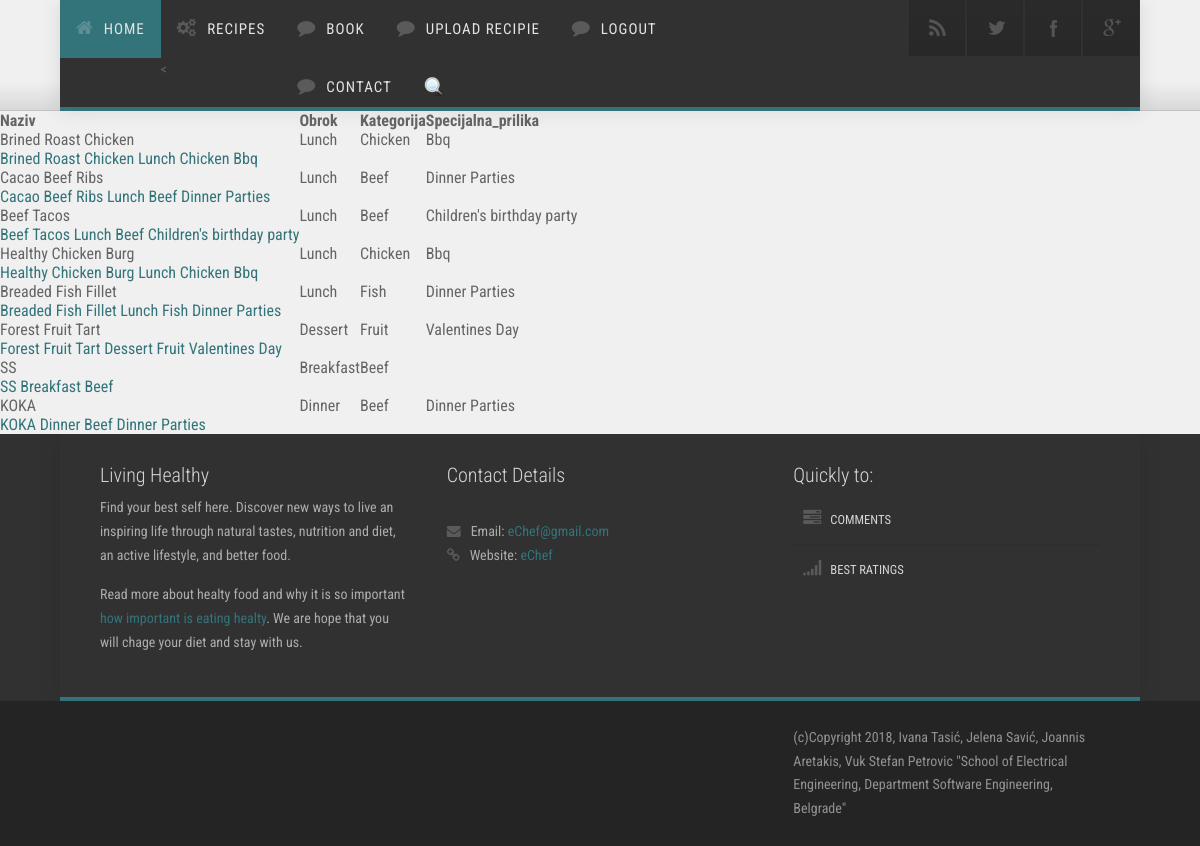
The app's page /eChef/index.php/kuvar/pretraga with its own data.
### tables this page shows
CREATE TABLE IF NOT EXISTS `recepti` (
  `idR` int(11) NOT NULL AUTO_INCREMENT,
  `naziv` varchar(20) NOT NULL,
  `sadrzaj` text NOT NULL,
  `obrok` varchar(20) NOT NULL,
  `kategorija` varchar(20) NOT NULL,
  `spec_prilika` varchar(25) DEFAULT NULL,
  `slika` varchar(40) DEFAULT NULL,
  PRIMARY KEY (`idR`)
);

### eChef/application/controllers/Kuvar.php (called while the page is built, shortened)
<?php
class Kuvar extends CI_Controller {
    public function __construct() {
         $this->load->model('Korisnik');
         $this->load->model('Jelo');
    }
    private function prikazi($glavniDeo, $data){
        $data['controller']='Kuvar';
        $this->load->view("sablon/chef_header.php", $data);
        $this->load->view($glavniDeo, $data);
        $this->load->view("sablon/footer.php");
    }
    public function pretraga(){
        $search = $this->input->get('searchBox');
        $data = [];
        $data['jela'] = $this->Jelo->dohvatiJeloIme($search);
        $this->prikazi("rezultatipretrage.php",$data);
    }
}

### eChef/index.php (called while the page is built, shortened)
<?php
require_once BASEPATH.'core/CodeIgniter.php';

### eChef/application/models/Jelo.php (called while the page is built, shortened)
<?php
class Jelo extends CI_Model {
    public function dohvatiJeloIme($ime) {
        $this->db->like("naziv", $ime);
        $this->db->from("recepti");
        $this->db->select("idR,naziv,obrok,kategorija,spec_prilika");
        $query = $this->db->get();
        return $query->result();
    }
}

### eChef/application/views/rezultatipretrage.php (the view, shortened to what this page needs)
<html>
<head>
</head>
<body>
<table>
    <tr><th>Naziv</th><th>Obrok</th><th>Kategorija</th><th>Specijalna_prilika</th></tr>
<?php
foreach ($jela as $jelo) {
    echo "<tr><td>".$jelo->naziv."</td><td>".$jelo->obrok. "</td><td>".$jelo->kategorija."</td><td>".$jelo->spec_prilika."</td></tr>";
    echo "<td><a href=".site_url("$controller/prikaziJelo/".$jelo->idR)."\">$jelo->naziv  $jelo->obrok  $jelo->kategorija  $jelo->spec_prilika</a><td></tr>";
}
?>
</table>
</body>
</html>

### eChef/assets/css/nexus.css (style rules this page uses)
html { overflow-y: scroll; }
body { line-height: 1.7em; font-family: Roboto Condensed; font-size: 14px; font-weight: 400; background-color: #f0f0f0; color: #656565; }

### records on screen
recepti: naziv "Brined Roast Chicken", obrok "Lunch", kategorija "Chicken", spec_prilika "Bbq"
recepti: naziv "Cacao Beef Ribs", obrok "Lunch", kategorija "Beef", spec_prilika "Dinner Parties"
recepti: naziv "Beef Tacos", obrok "Lunch", kategorija "Beef", spec_prilika "Children's birthday party"
recepti: naziv "Healthy Chicken Burg", obrok "Lunch", kategorija "Chicken", spec_prilika "Bbq"
recepti: naziv "Breaded Fish Fillet", obrok "Lunch", kategorija "Fish", spec_prilika "Dinner Parties"
recepti: naziv "Forest Fruit Tart", obrok "Dessert", kategorija "Fruit", spec_prilika "Valentines Day"
recepti: naziv "SS", obrok "Breakfast", kategorija "Beef"
recepti: naziv "KOKA", obrok "Dinner", kategorija "Beef", spec_prilika "Dinner Parties"
